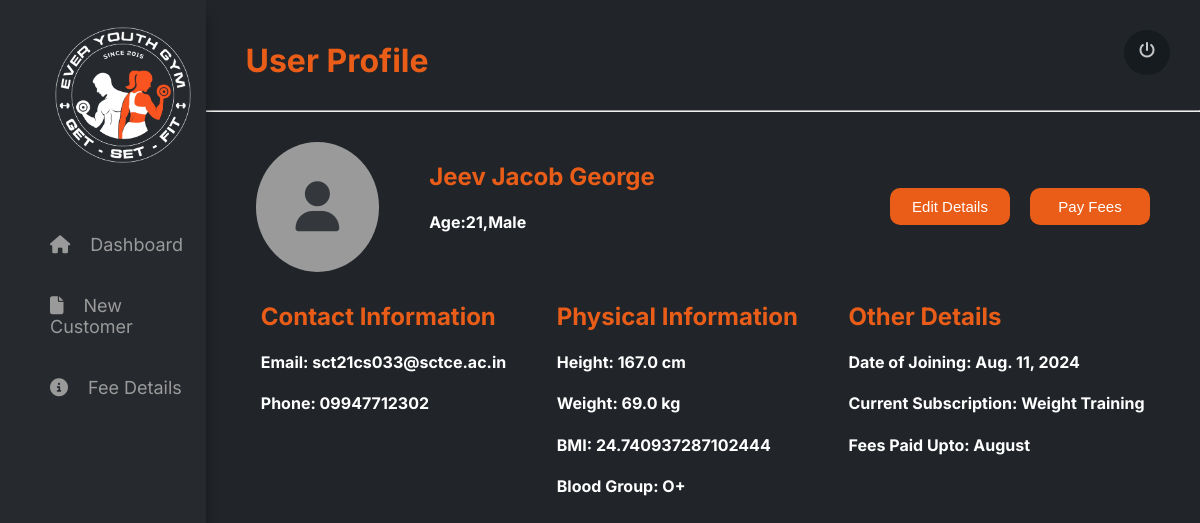
The app's page /profile/30/ (signed in) with its own data.
### gym/models.py (models this page shows, shortened)
class Customer(models.Model):
    GENDER_CHOICES = [
        ('M', 'Male'),
        ('F', 'Female'),
    ]
    BLOOD_GROUP_CHOICES = [
        ('O+', 'O+'),
        ('O-', 'O-'),
        ('A+', 'A+'),
        ('A-', 'A-'),
        ('B+', 'B+'),
        ('B-', 'B-'),
        ('AB+', 'AB+'),
        ('AB-', 'AB-'),
        ('A1+', 'A1+'),
        ('A1-', 'A1-'),
        ('A2+', 'A2+'),
        ('A2-', 'A2-'),
        ('A1B+', 'A1B+'),
        ('A1B-', 'A1B-'),
        ('A2B+', 'A2B+'),
        ('A2B-', 'A2B-'),
        ('BOMBAY', 'BOMBAY'),
    ]
    WEIGHT_TRAINING = 'WT'
    CARDIO = 'C'
    BOTH = 'B'
    MEMBERSHIP_CHOICES = [
        (WEIGHT_TRAINING, 'Weight Training'),
        (CARDIO, 'Cardio'),
        (BOTH, 'Both'),
    ]
    unique_id = models.AutoField(primary_key=True)
    name = models.CharField(max_length=255,blank=False)
    phone_no = models.CharField(max_length=10, blank=True)
    email = models.EmailField(null=True, blank=True)
    gender = models.CharField(max_length=1, choices=GENDER_CHOICES,blank=False)
    height = models.FloatField(help_text='Height in centimeters', null=True, blank=True)
    weight = models.FloatField(help_text='Weight in kilograms', null=True, blank=True)
    blood_group = models.CharField(max_length=6, choices=BLOOD_GROUP_CHOICES,blank=False)
    bmi = models.FloatField(editable=False, null=True, blank=True)
    admission_number = models.PositiveIntegerField(editable=False, default=0)
    date_of_admission = models.DateField(default=timezone.now)
    date_of_birth = models.DateField(null=True, blank=True)
    class Meta:
        unique_together = ('name', 'phone_no')

class FeeDetail(models.Model):
    MONTH_CHOICES = [
        (1, 'January'),
        (2, 'February'),
        (3, 'March'),
        (4, 'April'),
        (5, 'May'),
        (6, 'June'),
        (7, 'July'),
        (8, 'August'),
        (9, 'September'),
        (10, 'October'),
        (11, 'November'),
        (12, 'December'),
    ]
    customer = models.ForeignKey(Customer, on_delete=models.CASCADE)
    amount_paid = models.DecimalField(max_digits=10, decimal_places=2)
    date_of_payment = models.DateField(default=timezone.now)
    category = models.CharField(choices=Customer.MEMBERSHIP_CHOICES, max_length=2, default=Customer.WEIGHT_TRAINING)
    month = models.PositiveSmallIntegerField(choices=MONTH_CHOICES, default=timezone.now().month)
    year = models.IntegerField(default=timezone.now().year)

### gym/views.py (the view)
# urls.py: path('profile/<int:customer_id>/', profile_view, name='profile'),
@login_required
def profile_view(request, customer_id):
    customer = get_object_or_404(Customer, pk=customer_id)
    latest_fee_detail = customer.feedetail_set.order_by('-date_of_payment').first()
    if customer.date_of_birth:
        age = timezone.now().year - customer.date_of_birth.year
    else:
        age = None
    context = {
        'name': customer.name,
        'id': customer.pk,
        'gender': customer.get_gender_display(),
        'age': age,
        'email': customer.email,
        'phone': customer.phone_no,
        'height': customer.height,
        'weight': customer.weight,
        'bmi': customer.bmi,
        'bloodGroup': customer.get_blood_group_display(),
        'doj': customer.date_of_admission,
        'category': latest_fee_detail.get_category_display() if latest_fee_detail else 'N/A',
        'activeMonth': latest_fee_detail.get_month_display() if latest_fee_detail else 'N/A'
    }
    return render(request, 'gym/profile.html', context)

### gym/templates/gym/profile.html (shortened to what this page needs)
{% load static %}
<!DOCTYPE html>
<html lang="en">
<head>
    <link rel="stylesheet" href="{% static 'gym/profile.css' %}">
</head>
<body>
    <div class="container">
        <div class="navbar">
            <div class="logo">
                <img src="{% static 'gym/assets/images/Logo.png' %}" alt="Logo">
            </div>
            <nav>
                <a href="{% url 'dashboard' %}"><li><i class="fa-solid fa-house" style="color: #9a9a9a;"></i>Dashboard</li></a>
                <a href="/add"><li><i class="fa-solid fa-file"></i>New Customer</li></a>
                <a href="{% url 'feeDetails' %}" ><li><i class="fa-solid fa-circle-info" style="color: #9a9a9a;"></i>Fee Details</li></a>
            </nav>
        </div>
        <div class="content">
            <div class="header">
                <h1>User Profile</h1>
                <div class="userIcon">
                    <a href="login.html" onclick="alert('Logged out successfully')"><i class="fa-solid fa-power-off" style="color: #c7c7c7;"></i></a>
                </div>
            </div>
            <hr style="color:#9A9A9A">
            <div class="outerContainer">
                <div class="userButtonArea">
                    <div class="userSection">
                        <div class="userImage">
                            <i class="fa-solid fa-user"></i>
                        </div>
                        <div class="user">
                            <h2><b>{{ name }}</b></h2>
                            <h4> Age:{{age}},{{ gender }}</h4>
                        </div>
                    </div>
                    <div class="buttonSection">
                        <a href="/edit/{{id}}"><button class="editButton">Edit Details</button></a>
                        <a href="/pay_fees/{{id}}"><button class="payFeesButton">Pay Fees</button></a>
                    </div>
                </div>
                <div class="rowSection">
                    <div class="contactSection">
                        <h2>Contact Information</h2>
                        <div class="contact">
                            <h4><b>Email:</b> {{ email }}</h4>
                            <h4><b>Phone:</b> {{ phone }}</h4>
                        </div>
                    </div>
                    <div class="physicalInformation">
                        <h2>Physical Information</h2>
                        <div class="physical">
                            <h4><b>Height:</b> {{ height }} cm</h4>
                            <h4><b>Weight:</b> {{ weight }} kg</h4>
                            <h4><b>BMI:</b> {{ bmi }}</h4>
                            <h4><b>Blood Group:</b> {{ bloodGroup }}</h4>
                        </div>
                    </div>
                    <div class="otherDetails">
                        <h2>Other Details</h2>
                        <div class="other">
                            <h4><b>Date of Joining:</b> {{ doj }}</h4>
                            <h4><b>Current Subscription:</b> {{ category }}</h4>
                            <h4><b>Fees Paid Upto:</b> {{ activeMonth }}</h4>
                        </div>
                    </div>
                </div>
            </div>
        </div>
    </div>
</body>
</html>

### gym/static/gym/profile.css (style rules this page uses)
body { margin:0; padding:0; height:100%; font-family: "Inter", sans-serif; }
.container { background-color:#26292E; display:flex; height:100%; min-height: 100vh; }
.navbar { width:15%; background-color:#26292E; box-shadow: 0 15px 10px rgba(0, 0, 0, 0.35); position: relative; z-index: 1; padding:20px 0px 10px 30px; }
.navbar nav { display: block; margin-top:40px; }
.navbar nav li { list-style-type: none; padding:10px; font-size: 18px; }
.navbar nav a { color:#9A9A9A; text-decoration:none; }
.navbar nav li { padding:20px; }
.navbar nav li i { margin-right:20px; }
.logo img { width:150px; margin-left:18px; height:auto; }
.content { width:85%; background-color:#212529; }
.header { display:flex; justify-content: space-between; padding:20px 30px 0px 40px; }
.header h1 { color:#E95D18; }
.userIcon { margin-top:10px; height:25px; border-radius:50%; padding:10px 15px; background-color:#161b20; }
.outerContainer { display:flex; flex-direction:column; gap:10px; margin:30px 50px; color:white; }
.outerContainer h2 { color:#E95D18; }
.userButtonArea { display:flex; justify-content:space-between; }
.buttonSection { display:flex; gap:20px; justify-content:center; align-items:center; }
.buttonSection a { text-decoration:none; }
.buttonSection button { cursor:pointer; padding:10px; width:120px; border:none; background: #E95D18; color:white; font-size:15px; border-radius:10px; }
.userSection { max-width:100%; width:500px; display:flex; gap:50px; }
.userImage { padding: 35px 40px 35px 40px; width:auto; font-size:50px; background-color:#9A9A9A; border-radius: 50%; color:#34373b; }
.rowSection { display:flex; gap:40px; justify-content: space-around; }

### records on screen
Customer: name "Jeev Jacob George", email "sct21cs033@sctce.ac.in", phone_no "09947712302", height "167.0", weight "69.0", bmi "24.740937287102444", date_of_admission "Aug. 11, 2024"
FeeDetail: category "Weight Training"

### other values on screen
{{ gender }} "Male"
{{ bloodGroup }} "O+"
{{ activeMonth }} "August"
